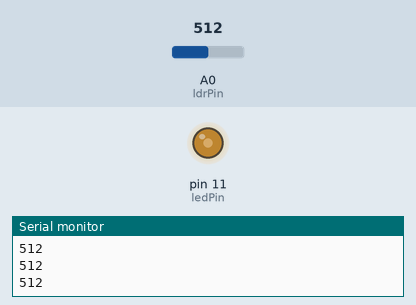
Recording of a sketch running on a simulated Arduino Uno, built with avr-gcc and run on an emulated ATmega328P. On the bench: output pins drawn as LEDs (lit = HIGH), the last lines printed to the serial monitor. Inputs (shaded band) come from the test bench; at power-on: A0 (ldrPin) = 512.

Above: at 1.2 s.
1.3 s: A0 (ldrPin) set to 716
At 2.3 s:
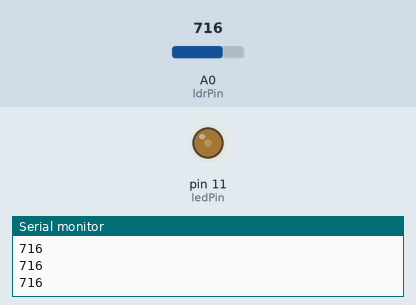
2.8 s: A0 (ldrPin) set to 900
At 3.6 s:
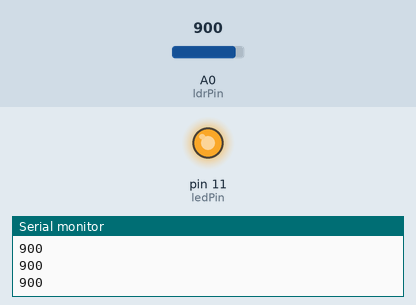
Timing chart, 0 to 5.8 s (numbered marks = the images above; inputs shaded):
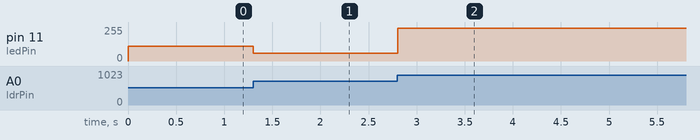

The sketch:

LDR.ino
```cpp
const int ledPin = 11;

const int ldrPin = A0;

int val = 0;

void setup() {

Serial.begin(9600);

pinMode(ledPin, OUTPUT);

pinMode(ldrPin, INPUT);

}

void loop() {

int ldrStatus = analogRead(ldrPin);
val = ldrStatus-400;
if(val<1){
  val = 1;
  };
analogWrite(ledPin,val);
//if (ldrStatus <= 600) {
//
//digitalWrite(ledPin, HIGH);
//
//Serial.print("Its DARK, Turn on the LED : ");
//
Serial.println(ldrStatus);
//
//} else {
//
//digitalWrite(ledPin, LOW);
//
//Serial.print("Its BRIGHT, Turn off the LED : ");
//
//Serial.println(ldrStatus);

//}

}
```

Measured:
- after the input at 1.3 s, pin 11 (ledPin): 112/255 → 60/255 at once
- after the input at 2.8 s, pin 11 (ledPin): 60/255 → 244/255 at once
